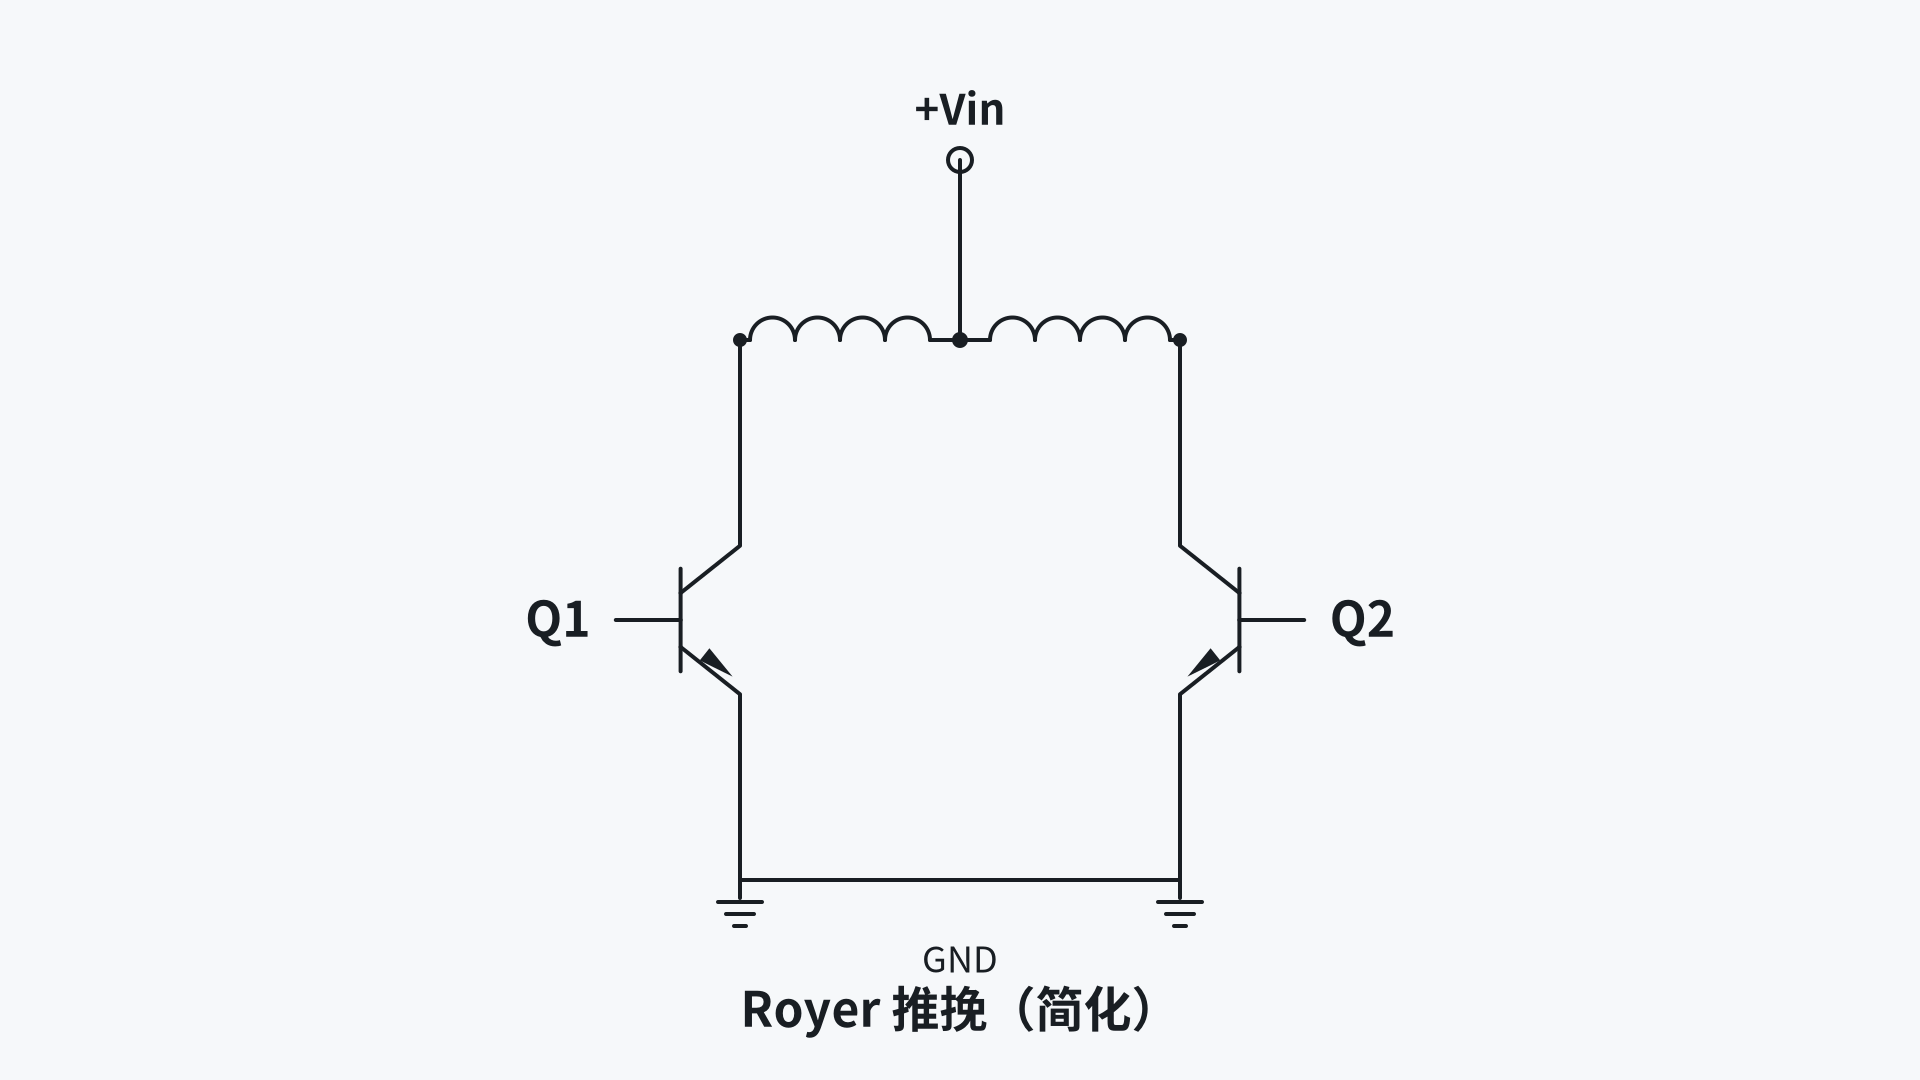

This figure's Python source:
#!/usr/bin/env python3
"""Simplified Royer push-pull topology: Q1/Q2 + center-tapped primary only."""
import cairo, math
from pathlib import Path
OUT=Path(__file__).resolve().parent/"royer_topology.png"

W, H = 1920, 1080
BG = (0xf6/255, 0xf8/255, 0xfa/255)
INK = (0.10, 0.12, 0.14, 1.0)
LW = 4.0

def col(ctx, c):
    ctx.set_source_rgba(*c)

def line(ctx, pts, c=INK, lw=LW):
    col(ctx, c); ctx.set_line_width(lw)
    ctx.set_line_cap(cairo.LINE_CAP_ROUND); ctx.set_line_join(cairo.LINE_JOIN_ROUND)
    ctx.move_to(*pts[0])
    for p in pts[1:]:
        ctx.line_to(*p)
    ctx.stroke()

def dot(ctx, x, y, r=8, c=INK):
    ctx.new_path(); ctx.arc(x, y, r, 0, 2*math.pi); col(ctx, c); ctx.fill()

def txt(ctx, s, x, y, size=40, c=INK, anchor='c', bold=False):
    ctx.select_font_face("Noto Sans CJK SC", cairo.FONT_SLANT_NORMAL,
                         cairo.FONT_WEIGHT_BOLD if bold else cairo.FONT_WEIGHT_NORMAL)
    ctx.set_font_size(size)
    e = ctx.text_extents(s)
    x0 = x - e.x_advance/2 if anchor == 'c' else (x if anchor == 'l' else x - e.x_advance)
    col(ctx, c); ctx.move_to(x0, y + size*0.35); ctx.show_text(s); ctx.new_path()

def coil_h(ctx, x0, y, x1, c=INK, lw=LW, n=4, amp=28):
    """Horizontal winding from x0 to x1, semicircles bulging upward."""
    pad = 10
    line(ctx, [(x0, y), (x0 + pad, y)], c, lw)
    line(ctx, [(x1 - pad, y), (x1, y)], c, lw)
    span = x1 - x0 - 2*pad
    col(ctx, c); ctx.set_line_width(lw)
    for i in range(n):
        cx = x0 + pad + span*(i + 0.5)/n
        r = span/n/2
        ctx.new_path(); ctx.arc(cx, y, r, math.pi, 2*math.pi); ctx.stroke()

def npn(ctx, x, y, s=1.0, c=INK, lw=LW, mirror=False):
    """Upright NPN: C top, E bottom (arrow out), B left (or right if mirror). Returns (C, E, B)."""
    ctx.save(); ctx.translate(x, y); ctx.scale(-s if mirror else s, s)
    l = lw / s
    line(ctx, [(-70, 0), (-22, 0)], c, l)
    line(ctx, [(-22, -38), (-22, 38)], c, l)
    line(ctx, [(-22, -20), (22, -55), (22, -78)], c, l)
    line(ctx, [(-22, 20), (22, 55), (22, 78)], c, l)
    ang = math.atan2(35, 44)
    ax, ay = 4, 32
    col(ctx, c)
    ctx.move_to(ax + 16*math.cos(ang), ay + 16*math.sin(ang))
    ctx.line_to(ax - 12*math.cos(ang - 0.5), ay - 12*math.sin(ang - 0.5))
    ctx.line_to(ax - 12*math.cos(ang + 0.5), ay - 12*math.sin(ang + 0.5))
    ctx.close_path(); ctx.fill()
    ctx.restore()
    sx = -1 if mirror else 1
    return (x + 22*s*sx, y - 78*s), (x + 22*s*sx, y + 78*s), (x - 70*s*sx, y)

def gnd(ctx, x, y, c=INK, lw=LW):
    line(ctx, [(x, y), (x, y + 18)], c, lw)
    for i, w in enumerate([44, 28, 12]):
        yy = y + 22 + i*12
        line(ctx, [(x - w/2, yy), (x + w/2, yy)], c, lw)

def draw(ctx):
    col(ctx, (*BG, 1)); ctx.paint()

    # Symmetric layout about vertical center Cx
    Cx = W / 2          # 960
    Yprim = 340         # primary winding height
    Qy = 620            # BJT centers
    YGND = 880
    s_bjt = 1.35
    c_off = 22 * s_bjt   # collector x offset from BJT center
    P_half = 220
    half = P_half + c_off  # so collectors sit directly under primary ends
    Q1x = Cx - half
    Q2x = Cx + half
    # Mirror Q2 BJT so bases face outward (true left-right visual symmetry)
    # Actually for schematic symmetry of the PUSH-PULL power path, both BJTs
    # usually face the same way (base left). For left-right symmetry of the
    # power topology, place Q1 left, Q2 right with identical orientation,
    # and primary centered above between them.

    # Primary: left end -- coil -- CT -- coil -- right end  (horizontal, centered)
    P_left = Cx - P_half
    P_right = Cx + P_half
    coil_h(ctx, P_left, Yprim, Cx - 20, n=4, amp=30)
    coil_h(ctx, Cx + 20, Yprim, P_right, n=4, amp=30)
    # CT gap bridge + dot
    line(ctx, [(Cx - 20, Yprim), (Cx + 20, Yprim)])
    dot(ctx, Cx, Yprim)

    # +Vin stub up from CT
    line(ctx, [(Cx, Yprim), (Cx, 160)])
    ctx.new_path(); ctx.arc(Cx, 160, 12, 0, 2*math.pi)
    col(ctx, INK); ctx.set_line_width(LW); ctx.stroke()
    txt(ctx, "+Vin", Cx, 110, 42, INK, 'c', True)

    # BJTs (identical upright NPN)
    C1, E1, B1 = npn(ctx, Q1x, Qy, s_bjt)
    C2, E2, B2 = npn(ctx, Q2x, Qy, s_bjt, mirror=True)
    txt(ctx, "Q1", Q1x - 120, Qy, 48, INK, 'r', True)
    txt(ctx, "Q2", Q2x + 120, Qy, 48, INK, 'l', True)

    # Collectors → primary ends (pure vertical, symmetric)
    line(ctx, [C1, (C1[0], Yprim)])
    line(ctx, [C2, (C2[0], Yprim)])
    dot(ctx, P_left, Yprim, 7)
    dot(ctx, P_right, Yprim, 7)

    # Emitters → GND (symmetric)
    line(ctx, [E1, (E1[0], YGND)])
    line(ctx, [E2, (E2[0], YGND)])
    line(ctx, [(E1[0], YGND), (E2[0], YGND)])
    gnd(ctx, E1[0], YGND)
    gnd(ctx, E2[0], YGND)
    txt(ctx, "GND", Cx, YGND + 80, 36, INK, 'c')

    # Tiny note that this is the simplified push-pull half
    txt(ctx, "Royer 推挽（简化）", Cx, 1010, 48, INK, 'c', True)

def main():
    surf = cairo.ImageSurface(cairo.FORMAT_ARGB32, W, H)
    ctx = cairo.Context(surf)
    draw(ctx)
    out = str(OUT)
    surf.write_to_png(out)
    print("wrote", out)

if __name__ == "__main__":
    main()
